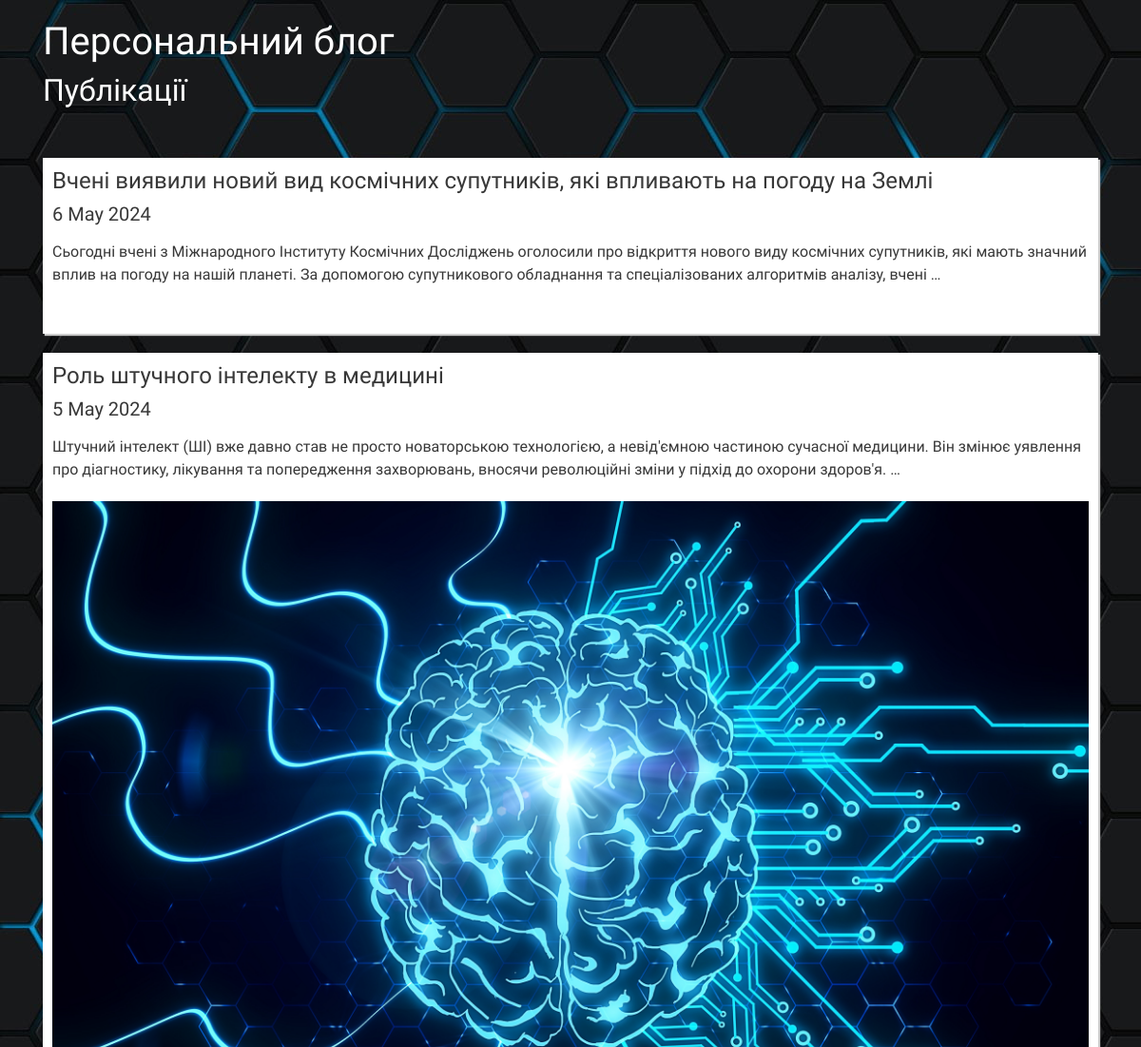
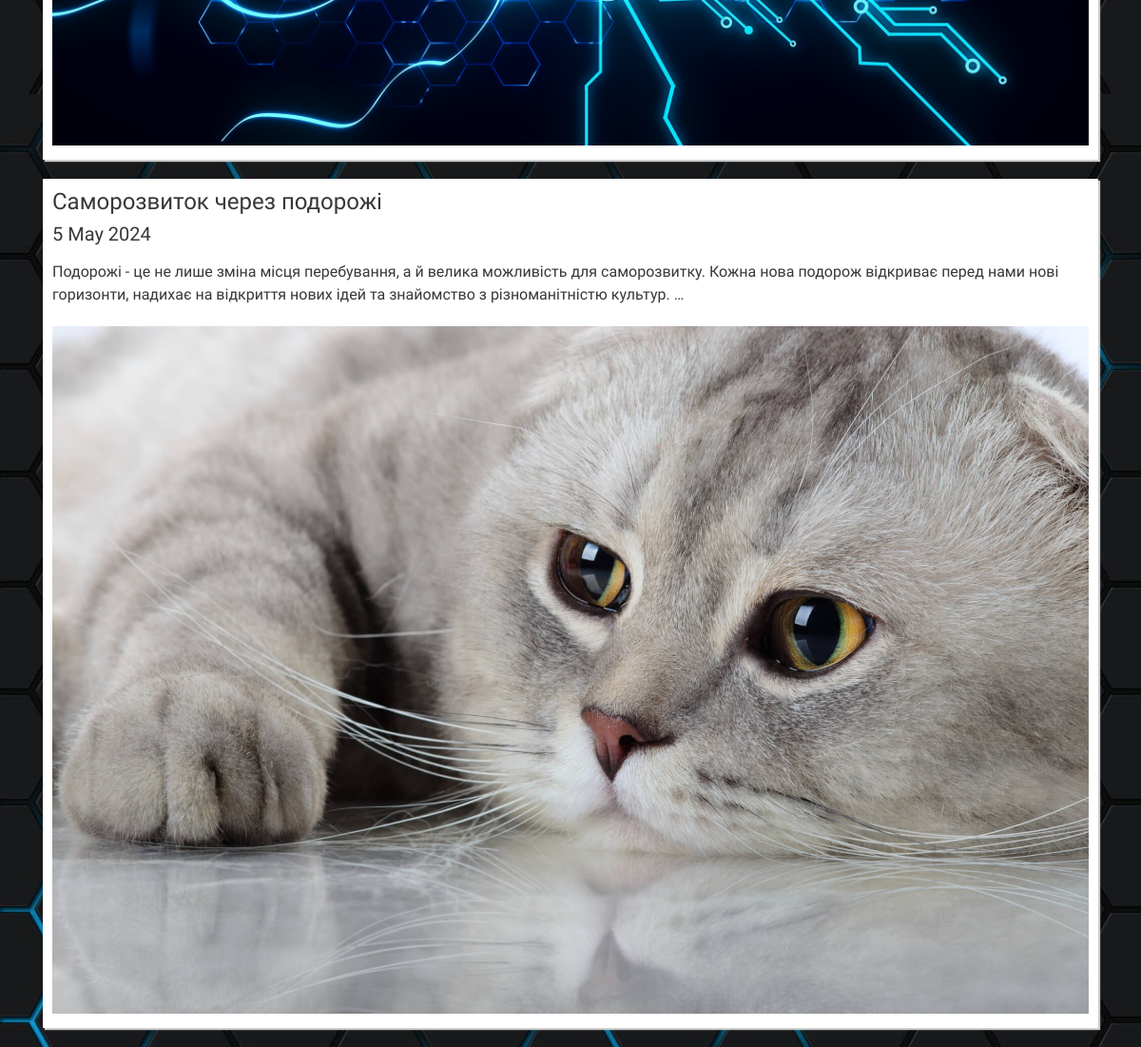
The page /articles on the database its author committed (2 pictures, top to bottom).
### app_blog/models.py (models this page shows, shortened)
class Article(models.Model):
    objects = models.Manager()
    title = models.CharField(u'Заголовок', max_length=250, help_text=u'Максимум 250 символів')
    description = models.TextField(blank=True, verbose_name=u'Опис')
    pub_date = models.DateTimeField(u'Дата публікації', default=timezone.now)
    slug = models.SlugField(u'Слаг', unique_for_date='pub_date')
    main_page = models.BooleanField(u'Головна', default=False, help_text=u'Показувати на головній сторінці')
    category = models.ForeignKey(Category, related_name='articles', blank=True, null=True,
                                 verbose_name=u'Категорія', on_delete=models.CASCADE)
    class Meta:
        ordering = ['-pub_date']
        verbose_name = u'Стаття'
        verbose_name_plural = u'Статті'
    def get_absolute_url(self):
        try:
            url = reverse('news-detail', kwargs={
                'year': self.pub_date.strftime("%Y"),
                'month': self.pub_date.strftime("%m"),
                'day': self.pub_date.strftime("%d"),
                'slug': self.slug})
        except:
            url = '/'
        return url

class ArticleImage(models.Model):
    article = models.ForeignKey(Article, verbose_name=u'Стаття', related_name='images', on_delete=models.CASCADE)
    image = models.ImageField(u'Фото', upload_to='photos')
    title = models.CharField(u'Заголовок', max_length=250, help_text=u'Максимум 250 символів', blank=True)
    class Meta:
        verbose_name = u'Фото для статті'
        verbose_name_plural = u'Фото для статті'

### app_blog/views.py (the view)
# urls.py: path(r'articles', views.ArticleList.as_view(), name='articles-list'),
class ArticleList(ListView):
    model = models.Article
    template_name = 'articles_list.html'
    context_object_name = 'items'
    def get_context_data(self, *args, **kwargs):
        context = super(ArticleList, self).get_context_data(*args, **kwargs)
        try:
            context['category'] = models.Category.objects.get(slug=self.kwargs.get('slug'))
        except Exception:
            context['category'] = None
        return context
    def get_queryset(self, *args, **kwargs):
        articles = models.Article.objects.all()
        return articles

### app_blog/templates/articles_list.html (shortened to what this page needs)
{% extends "base.html" %}
{% load static %}
{% block content %}{% endblock %}

### app_blog/templates/base.html (shortened to what this page needs)
<!DOCTYPE html>
<html lang=”uk”>
{% load static %}
    <head>
        <link rel="stylesheet" href="{% static 'css/bootstrap.min.css' %}">
        <link type="text/css" href="{% static 'css/main.css' %}" rel="stylesheet">
    </head>
    <body>
        <div class="container">
            <h1><a href="/">Персональний блог</a></h1>
            {% block content %}
            {% endblock %}
        </div>
    </body>
</html>

### static/css/main.css (style rules this page uses)
body { background-image: url('../img/bg.jpg'); background-repeat: repeat-y; margin: 20px 0; }
div > h1, h2, body > div > nav > div > a > h4, body > div > h1:nth-child(1) > a, body > div > a > h4 { color: #fff; font-family: 'Ubuntu', sans-serif; }
.article-block { background: #fff; color: #383838; font-family: 'Ubuntu', sans-serif; box-shadow: 2px 2px 1px #ccc; padding: 10px; margin: 20px 0; }
.article-block a { color: #383838; font-family: 'Ubuntu', sans-serif; }
div.container-image > img { width: 100%; margin: 5px 0; }

### rows shown on the page
Article: pub_date+slug+title "Публікації Вчені виявили новий вид космічних супутників, які впливають на погоду на Землі 6 May 2024 Сьогодні вчені з Міжнародного Інституту Космічних Досліджень оголосили про відкриття нового виду космічних супутників, які мають значний вплив на погоду на нашій планеті. За допомогою супутникового обладнання та спеціалізованих алгоритмів аналізу, вчені … Роль штучного інтелекту в медицині 5 May 2024 Штучний інтелект (ШІ) вже давно став не просто новаторською технологією, а невід'ємною частиною сучасної медицини. Він змінює уявлення про діагностику, лікування та попередження захворювань, вносячи революційні зміни у підхід до охорони здоров'я. … Саморозвиток через подорожі 5 May 2024 Подорожі…", pub_date+slug+title (picture)
